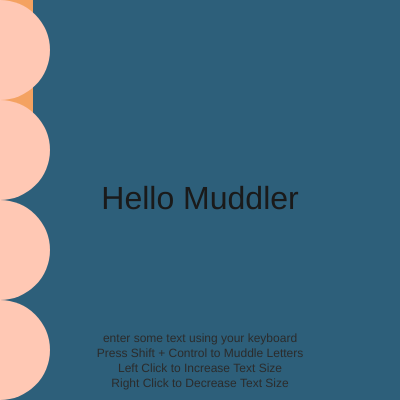
Frame 1 (no input)
Frame 60 (no input): identical to frame 1, image omitted
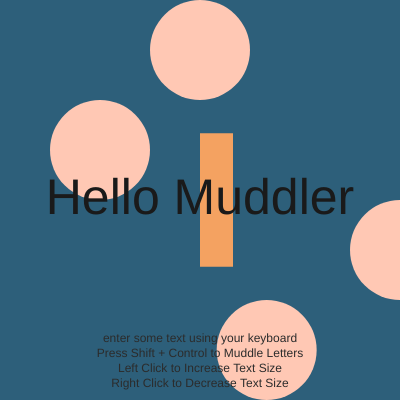
Frame 120 (the mouse pressed at the canvas centre since frame 60)

The p5.js sketch that drew these frames (run headless with seeded random() and noise() and a simulated clock; from frame 60 on, the mouse is pressed at the canvas centre):

// p5.js sketch
// ── sketch.js
/**
 * This sketch takes user key input and mouse input and muddles up inputted letters. 
 * When the shift and control keys pressed a muddling function is called. 
 * When the left mouse is pressed, the size of the text is incremented
 * When the right mouse is pressed, the size of the text is decremented.
 * 
 * Found some interactivity examples from here, threw in a bunch of methods from this. 
 * https://archive.p5js.org/learn/interactivity.html
 */

// Global variables for storing state
let message = "Hello Muddler"; // The text message being displayed and modified
let textSizeValue = 32; // Current size of the main text
let rectAngleWidth = 50; // Width of the vertical rectangles
let bgColor = '#2d5f7a'; // main background
let circleFill = '#ffc8b4'; // peachy circles
let rectColor = '#f4a261'; // orange rectangles
let textColor = '#1a1a1a'; // Dark grey for main text
let instructionColor = '#2c2c2c'; // Dark grey for instruction text

// Setup runs once at the start
function setup() {
  createCanvas(400, 400); // Create a 400x400 pixel canvas
}

// Draw runs continuously (about 60 times per second)
function draw() {
  noStroke(); // Turn off outlines for shapes
  background(bgColor); // Clear the canvas with background color

  // Calculate closest divisible x coordinate based on rectAngleWidth
  // This creates a snapping effect for the rectangles
  let closestX = Math.round(mouseX / rectAngleWidth) * rectAngleWidth;

  // Draw background rectangles based on where the mouse is (top / middle / bottom thirds)
  fill(rectColor);
  if (mouseY < height / 3) {
    rect(closestX, 0, 33, height / 3);  // Top third
  }
  else if (mouseY < (height / 3) * 2) {
    rect(closestX, height / 3, 33, height / 3); // Middle third
  }
  else {
    rect(closestX, (height / 3) * 2, 33, height / 3); // Bottom third
  }

  // Draw four circles at different vertical positions
  // Their horizontal position follows the mouse X position
  let circleSize = height / 4;

  fill(circleFill); // Set circle fill color
  ellipse(mouseX, circleSize / 2, circleSize, circleSize);   // First circle
  ellipse(mouseX / 2, circleSize * 1.5, circleSize, circleSize); // Second circle (half mouse speed)
  ellipse(mouseX * 2, circleSize * 2.5, circleSize, circleSize); // Third circle (double mouse speed)
  ellipse(mouseX/0.75, circleSize * 3.5, circleSize, circleSize); // Fourth circle (faster movement)

  // Draw the main text message in the center
  fill(textColor);
  textSize(textSizeValue);
  textAlign(CENTER, CENTER);
  text(message, width / 2, height / 2);

  // Handle continuous backspace deletion
  // Only delete once every 12 frames to avoid deleting too quickly
  if (frameCount % 12 === 0) {
    if (keyIsDown(BACKSPACE)) {
      message = message.slice(0, -1); // Remove last character
    }
  }


  // Draw instruction text at the bottom
  // Use push/pop to isolate these style changes
  push();
  fill(instructionColor);
  textSize(12);
  textAlign(CENTER, BOTTOM);
  text("enter some text using your keyboard\nPress Shift + Control to Muddle Letters\nLeft Click to Increase Text Size\nRight Click to Decrease Text Size", width / 2, height - 10);
  pop(); // Restore previous drawing settings
}

// Muddle the message by shifting character codes backward (when Control is pressed)
function controlMuddle() { 
  let muddledMessage = "";
  // Loop through each character in the message
  for (let i = 0; i < message.length; i++) {
    let charCode = message.charCodeAt(i); // Get ASCII/Unicode value
    // Muddle by shifting character codes by a random value between -5 and 0
    let muddledCharCode = charCode + floor(random(-5, 0));
    muddledMessage += String.fromCharCode(muddledCharCode); // Convert back to character
  }
  message = muddledMessage; // Update the message
}

// Muddle the message by shifting character codes forward (when Shift is pressed)
function shiftMuddle() { 
  let muddledMessage = "";
  // Loop through each character in the message
  for (let i = 0; i < message.length; i++) {
    let charCode = message.charCodeAt(i); // Get ASCII/Unicode value
    // Muddle by shifting character codes by a random value between 0 and 5
    let muddledCharCode = charCode + floor(random(0, 5));
    muddledMessage += String.fromCharCode(muddledCharCode); // Convert back to character
  }
  message = muddledMessage; // Update the message
}

// Called once when any key is pressed
function keyPressed() {
  // Add typed characters to the message
  if (key.length === 1) { // Only consider single character keys, keep simple.
    message += key;
  }

  // Check for Shift or Control keys and apply muddling effects
  if (keyIsDown(SHIFT)) {
     shiftMuddle(); // Muddle forward
  } else if (keyIsDown(CONTROL)) {
     controlMuddle(); // Muddle backward
  }

  // Handle backspace key - remove last character from message
  if (keyCode === BACKSPACE) {
    message = message.slice(0, -1);
  }
}

// Called once when mouse button is pressed
function mousePressed() {
    textSizeValue = 50; // Temporarily increase text size
}

// Called once when mouse button is released
function mouseReleased() {
    textSizeValue = 32; // Reset text size back to normal
}
